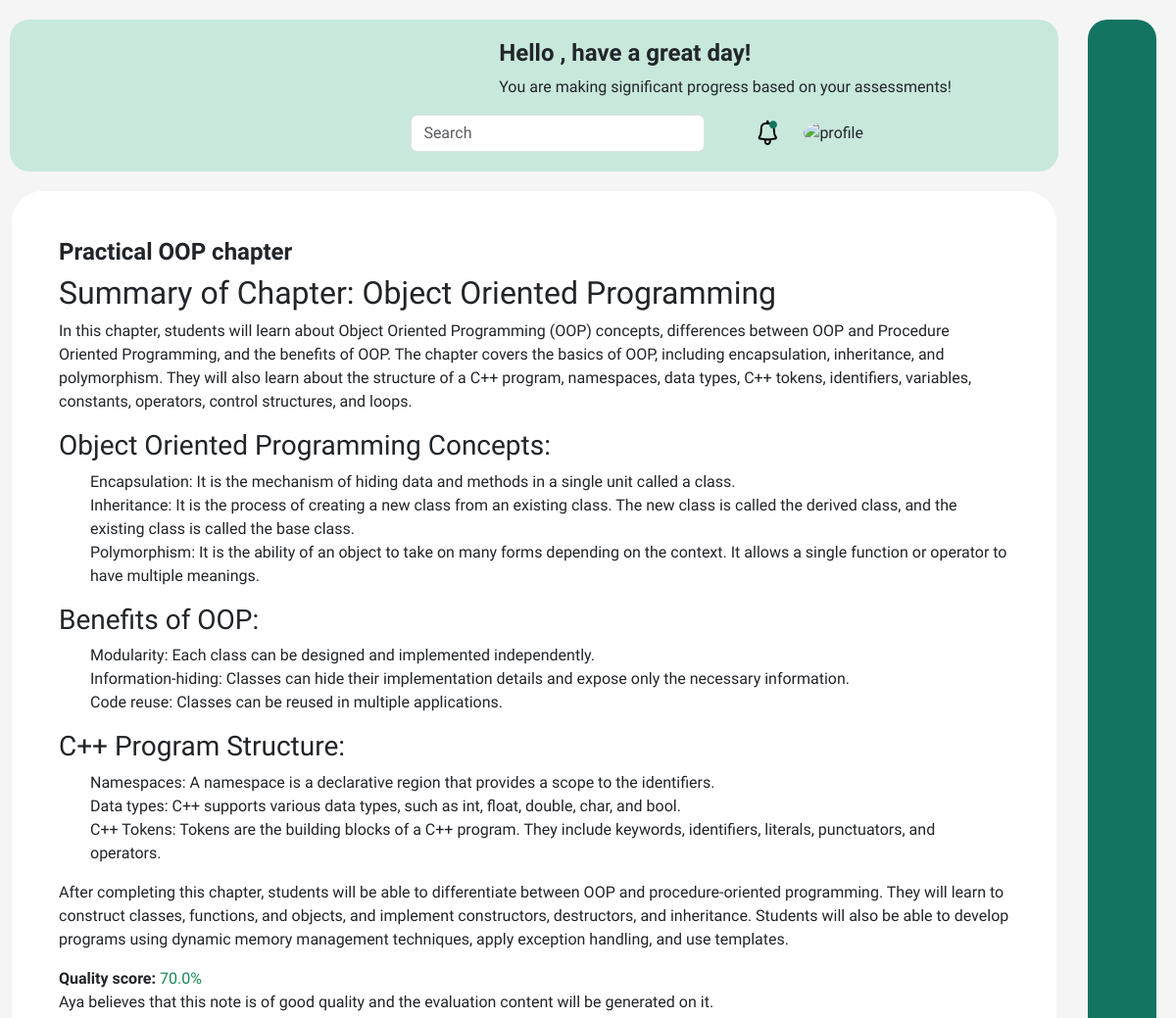
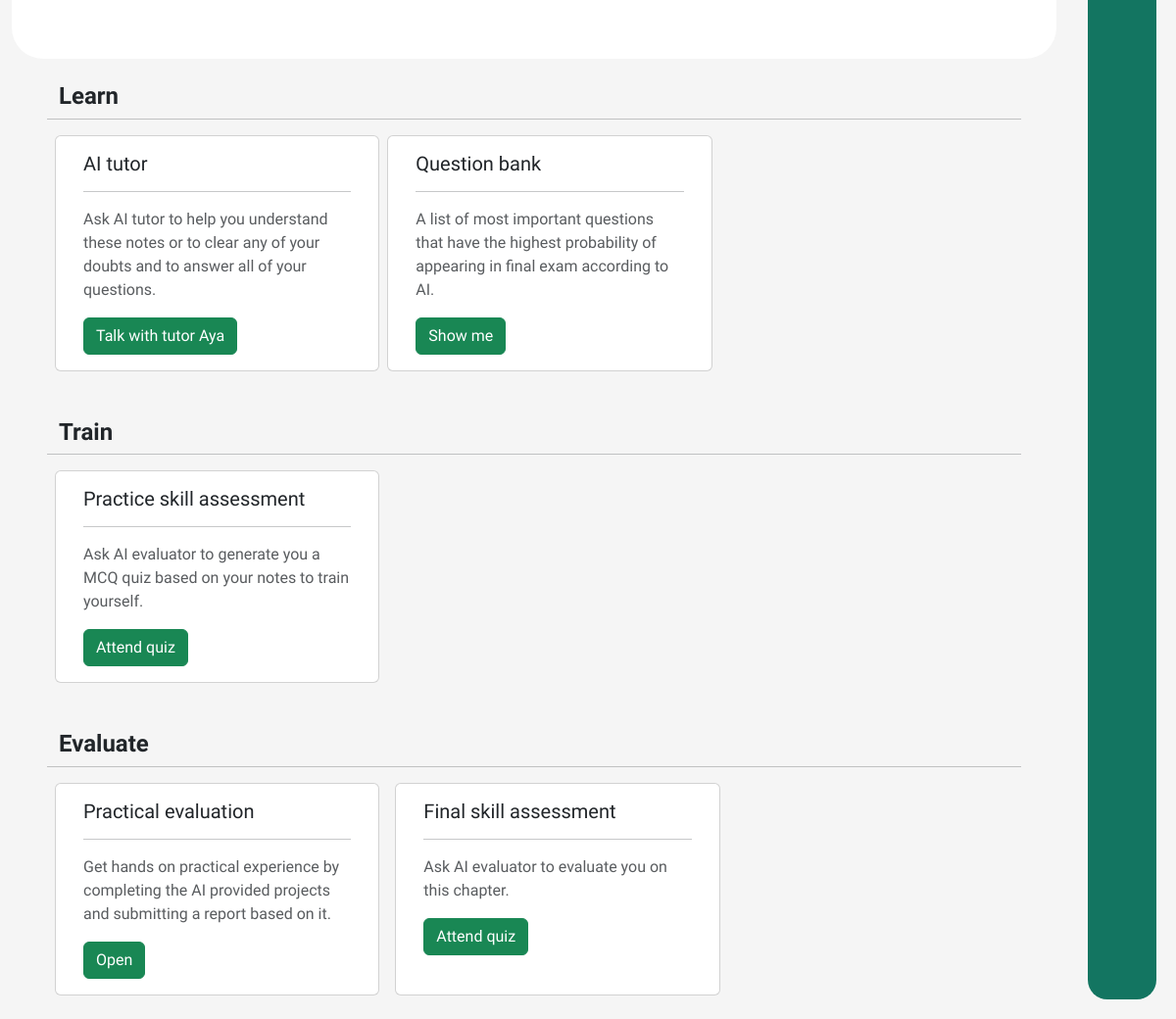
Screenshot of /open_note/117 with the database file from the repository (2 pictures, top to bottom).
### web/models.py (models this page shows, shortened)
class Note(models.Model):
    username = models.CharField(max_length=256, default="")
    subject_id = models.CharField(max_length=10)
    file = models.FileField(upload_to='web/Storage/')
    name = models.CharField(max_length=256, default="unnamed note")
    note_progress = models.FloatField(default=0)
    note = models.CharField(max_length=4000, default="")
    research_required = models.BooleanField(default=False)
    practical_required = models.BooleanField(default=False)
    group_practical_required = models.BooleanField(default=False)
    important_questions = models.CharField(default="", max_length=10000)
    quality_score = models.FloatField(default=0)
    note_brief = models.CharField(max_length=10000, default="")

### web/views.py (the view)
# urls.py: path('open_note/<str:note_id>', views.open_note, name='open_note'),
def open_note(request, note_id):
    quality_score= Note.objects.get(id=note_id).quality_score
    if quality_score >= 70:
        quality_score_good = True
    else:
        quality_score_good = False
    return render(request, 'web/note.html', {
        "note":Note.objects.get(id=note_id),
        "quality_score_good": quality_score_good
    })

### web/templates/web/note.html (shortened to what this page needs)
{% extends 'web/layout.html' %}
{% block body %}
<div class="container">
    <div class="container p-5" style="background-color: white; border-radius: 2rem;">
        <h1>{{ note.name }}</h1>
        {{ note.note_brief | safe }}
        <p><strong>Quality score: </strong>
            {% if quality_score_good == True %}
            <span class="text-success">{{note.quality_score}}%</span>
            <br>
            Aya believes that this note is of good quality and the evaluation content will be generated on it.
            {% else %}
            <span class="text-danger">{{note.quality_score}}%</span>
            <br>
            Aya believes that this note is of poor quality thus evaluation content will be generated from good notes
            stored inside database by other professors, students, or universities.
            {% endif %}
        </p>
    </div>
    <div class="row px-5 py-4">
        <h1>Learn</h1>
        <hr>
        <div class="card col-4 mx-2">
            <div class="card-body">
                <h5 class="card-title">AI tutor</h5>
                <hr>
                <p class="text-muted">Ask AI tutor to help you understand these notes or to clear any of your doubts and
                    to answer all of your questions.</p>
                <a href="{% url 'web:ai_tutor' note.id %}" class="card-link btn btn-success">Talk with tutor Aya</a>
            </div>
        </div>
        <div class="card col-4">
            <div class="card-body">
                <h5 class="card-title">Question bank</h5>
                <hr>
                <p class="text-muted">A list of most important questions that have the highest probability of appearing
                    in final exam according to AI.</p>
                <a href="{% url 'web:important_questions' note.id %}" class="card-link btn btn-success">Show me</a>
            </div>
        </div>
    </div>
    <div class="row px-5 py-4">
        <h1>Train</h1>
        <hr>
        <div class="card col-4 mx-2">
            <div class="card-body">
                <h5 class="card-title">Practice skill assessment</h5>
                <hr>
                <p class="text-muted">Ask AI evaluator to generate you a MCQ quiz based on your notes to train yourself.
                </p>
                <a href="{% url 'web:ai_evaluator' note.id 'mcq' %}" class="card-link btn btn-success">Attend quiz</a>
            </div>
        </div>
    </div>
    <div class="row px-5 py-4">
        <h1>Evaluate</h1>
        <hr>
        {% if note.practical_required == True %}
        <div class="card col-4 mx-2">
            <div class="card-body">
                <h5 class="card-title">Practical evaluation</h5>
                <hr>
                <p class="text-muted">Get hands on practical experience by completing the AI provided projects and
                    submitting a report based on it.</p>
                <a href="{% url 'web:ai_project_manager' note.id %}" class="card-link btn btn-success">Open</a>
            </div>
        </div>
        {% endif %}
        <div class="card col-4 mx-2">
            <div class="card-body">
                <h5 class="card-title">Final skill assessment</h5>
                <hr>
                <p class="text-muted">Ask AI evaluator to evaluate you on this chapter.
                </p>
                <a href="{% url 'web:ai_evaluator' note.id 'mcq' %}" class="card-link btn btn-success">Attend quiz</a>
            </div>
        </div>
    </div>
</div>
{% endblock %}

### web/static/web/style.css (style rules this page uses)
a { text-decoration: none; }
li { list-style: none; }
h1 { font-weight: 600; font-size: 1.5rem; }
body { font-family: "El Messiri", sans-serif; background: #f5f5f5; }
.navbar .navbar-account-desc h4, p { font-size: medium; }
body { font-family: "El Messiri", sans-serif; background: #F5F5F5; }
* { box-sizing: border-box; margin: 0; padding: 0; font-family: "El Messiri", sans-serif; }
.navbar li, a, button { font-weight: 500; font-size: 16px; color: #111; text-decoration: none; }

### rows the page displays
Note: name "Practical OOP chapter", note_brief "Summary of Chapter: Object Oriented Programming In this chapter, students will learn about Object Oriented Programming (OOP) concepts, differences between OOP and Procedure Oriented Programming, and the benefits of OOP. The chapter covers the basics of OOP, including encapsulation, inheritance, and polymorphism. They will also learn about the structure of a C++ program, namespaces, data types, C++ tokens, identifiers, variables, constants, operators, control structures, and loops. Object Oriented Programming Concepts: Encapsulation: It is the mechanism of hiding data and methods in a single unit called a class. Inheritance: It is the process of creating a new class from an existing class.…", quality_score "70.0"
